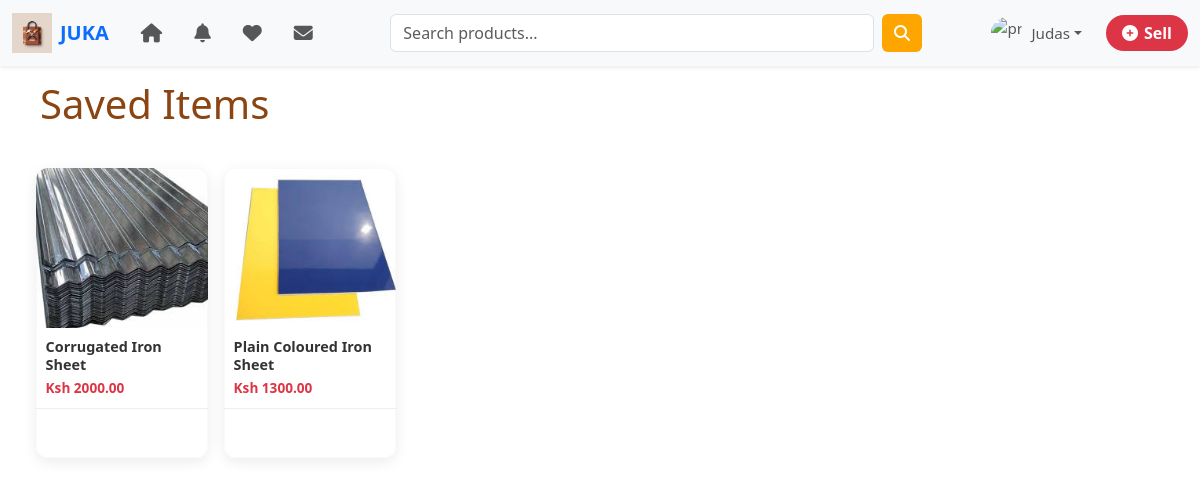
The app's page /saved-items/ (signed in) with its own data.
### accounts/models.py (models this page shows, shortened)
class CustomUser(AbstractUser):
    ROLE_CHOICES = (
        ('buyer', 'Buyer'),
        ('seller', 'Seller'),
    )
    role = models.CharField(max_length=10, choices=ROLE_CHOICES, default='buyer')
    phone_number = models.CharField(max_length=15, blank=True, null=True)
    @property
    def is_seller(self):
        return self.role == 'seller'

### customers/models.py (models this page shows, shortened)
class SavedItem(models.Model):
    user = models.ForeignKey(settings.AUTH_USER_MODEL, on_delete=models.CASCADE)
    advert = models.ForeignKey("sellers.Advert", on_delete=models.CASCADE)
    saved_at = models.DateTimeField(auto_now_add=True)
    class Meta:
        unique_together = ('user', 'advert')  # avoid duplicates

### sellers/models.py (models this page shows)
class Advert(models.Model):
    shop = models.ForeignKey(
        Shop,
        related_name='adverts',
        on_delete=models.CASCADE
    )
    seller = models.ForeignKey(settings.AUTH_USER_MODEL, on_delete=models.CASCADE)
    title = models.CharField(max_length=255)
    description = models.TextField(blank=True)
    category = models.ForeignKey("categories.Category", related_name="adverts", on_delete=models.CASCADE)
    price = models.DecimalField(max_digits=10, decimal_places=2)
    type = models.CharField(max_length=50, blank=True, null=True)
    size = models.CharField(max_length=50, blank=True, null=True)
    thickness = models.CharField(max_length=20, blank=True, null=True)
    color = models.CharField(max_length=50, blank=True, null=True)
    weight = models.CharField(max_length=50, blank=True, null=True)  # <-- new
    shape = models.CharField(max_length=50, blank=True, null=True)
    image = models.ImageField(upload_to="adverts/")
    created_at = models.DateTimeField(auto_now_add=True)
    attributes = models.TextField(blank=True, null=True)  # freeform attributes
    active = models.BooleanField(default=True)  # Active or Draft

### customers/views.py (the view)
# urls.py: path('saved-items/', views.saved_items, name='saved_items'),
@login_required
def saved_items(request):
    saved_items = SavedItem.objects.filter(user=request.user)
    return render(request, "saved_items.html", {"items": saved_items})

### JUKA/context_processors.py (called while the page is built)
def categories_processor(request):
    return {
        "categories": Category.objects.all()
    }

def saved_items(request):
    saved_ids = set()
    if request.user.is_authenticated:
        saved_ids = set(SavedItem.objects.filter(user=request.user).values_list("advert_id", flat=True))
    return {'user_saved_ids': saved_ids}

def unread_counts(request):
    if request.user.is_authenticated:
        unread_messages = Message.objects.filter(
            receiver=request.user,
            is_read=False
        ).count()
        unread_notifications = Notification.objects.filter(
            user=request.user,
            is_read=False
        ).count()
    else:
        unread_messages = 0
        unread_notifications = 0
    return {
        'unread_messages': unread_messages,
        'unread_notifications': unread_notifications,
    }

### templates/saved_items.html (shortened to what this page needs)
{% extends "base.html" %}
{% block content %}
<h1>Saved Items</h1>
<div class="row g-3">
    {% if items %}
    {% for saved in items %}
    {% with advert=saved.advert %}
    <div class="col-6 col-sm-4 col-md-3 col-lg-2">
        <a href="{% url 'product_detail' advert.id %}"
           class="text-decoration-none text-dark">
            <div class="card product-card h-100">
                <img src="{{ advert.image.url }}"
                     alt="{{ advert.title }}"
                     class="card-img-top">
                <div class="card-body">
                    <h5 class="card-title">{{ advert.title }}</h5>
                    <p class="card-price">Ksh {{ advert.price }}</p>
                </div>
                <div class="card-footer d-flex justify-content-between align-items-center">
                    {% if user.is_authenticated %}
                    <div class="d-flex gap-2">
                    </div>
                    {% else %}
                    <a href="{% url 'account_login' %}"
                       class="action-btn">
                        <i class="fas fa-envelope text-primary"></i>
                    </a>
                    {% endif %}
                </div>
            </div>
        </a>
    </div>
    {% endwith %}
    {% endfor %}
    {% else %}
    <p>You have no saved items yet.</p>
    {% endif %}
</div>
{% endblock %}

### templates/base.html (shortened to what this page needs)
{% load static %}
{% load socialaccount %}
<!doctype html>
<html lang="en">
<head>
    <link href="https://cdn.jsdelivr.net/npm/bootstrap@5.3.2/dist/css/bootstrap.min.css" rel="stylesheet">
    <link rel="stylesheet" href="{% static 'main.css' %}">
    <link href="https://cdnjs.cloudflare.com/ajax/libs/font-awesome/6.4.0/css/all.min.css" rel="stylesheet">
</head>
<body>
<nav class="navbar navbar-expand-lg navbar-light bg-light shadow-sm">
    <div class="container-fluid">
        <a class="navbar-brand fw-bold text-primary d-flex align-items-center" href="{% url 'home' %}">
            <img src="{% static 'logo.png' %}" alt="Logo" width="40" class="me-2"> JUKA
        </a>
        <div class="collapse navbar-collapse" id="navbarSupportedContent">
            <ul class="navbar-nav me-auto mb-2 mb-lg-0 d-flex align-items-center">
                <li class="nav-item mx-2">
                    <a class="nav-link" href="{% url 'home' %}" title="Home">
                    </a>
                </li>
                <li class="nav-item mx-2">
                    {% if user.is_authenticated %}
                    <a class="nav-link" href="{% url 'notifications' %}" title="Notifications">
                    </a>
                    {% endif %}
                </li>
                <li class="nav-item mx-2">
                    {% if user.is_authenticated %}
                    <a class="nav-link" href="{% url 'saved_items' %}" title="Saved Items">
                    </a>
                    {% endif %}
                </li>
                <li class="nav-item mx-2">
                    {% if user.is_authenticated %}
                    <a class="nav-link" href="{% url 'inbox' %}" title="Messages">
                    </a>
                    {% endif %}
                </li>
            </ul>
            <form class="d-flex mx-auto w-50" method="get" action="{% url 'search' %}">
                <input class="form-control me-2" type="search" placeholder="Search products..." aria-label="Search">
                <button class="btn btn-primary" type="submit">
                    <i class="fas fa-search"></i>
                </button>
            </form>
            <ul class="navbar-nav ms-auto d-flex align-items-center">
                <li class="nav-item dropdown d-flex align-items-center">
                    {% if user.is_authenticated %}
                    <a class="nav-link dropdown-toggle d-flex align-items-center" href="#" role="button"
                       data-bs-toggle="dropdown" aria-expanded="false">
                        <img src="https://cdn-icons-png.flaticon.com/512/149/149071.png"
                             class="rounded-circle me-2" width="32" height="32" alt="profile">
                        <span>{{ user.first_name }}</span>
                    </a>
                    {% else %}
                    <button class="btn btn-outline-primary" data-bs-toggle="modal" data-bs-target="#loginModal">
                        Login
                    </button>
                    {% endif %}
                </li>
                <li class="nav-item ms-3">
                    {% if user.is_authenticated %}
                    {% if user.sellerprofile %}
                    <a href="{% url 'create_advert' %}" class="btn btn-danger">
                        <i class="fas fa-plus-circle"></i> Sell
                    </a>
                    {% else %}
                    <a href="{% url 'setup_seller_profile' %}" class="btn btn-danger">
                        <i class="fas fa-plus-circle"></i> Sell
                    </a>
                    {% endif %}
                    {% else %}
                    <button class="btn btn-danger" data-bs-toggle="modal" data-bs-target="#loginModal">
                        <i class="fas fa-plus-circle"></i> Sell
                    </button>
                    {% endif %}
                </li>
            </ul>
        </div>
    </div>
</nav>
<div class="{% if show_sidebar %}layout-with-sidebar{% else %}layout-fullwidth{% endif %}">
    <div class="main-content container">
        <div class="row">
            {% block content %}{% endblock %}
        </div>
    </div>
</div>
</body>
</html>

### static/main.css (style rules this page uses)
body { padding-top: 70px; width: 100%; max-width: 100%; font-family: 'Segoe UI', Arial, sans-serif; overflow-x: hidden; }
:root { --orange: #FFA500; --yellow: #FFD700; --brown: #8B4513; --white: #ffffff; }
body { background-color: var(--white); color: var(--brown); }
.btn-primary { background-color: var(--orange); border: none; }
.navbar { position: fixed; top: 0; left: 0; width: 100%; z-index: 1050; }
.navbar { font-size: 0.95rem; }
.navbar .nav-link { display: flex; align-items: center; gap: 0; }
form input { border-radius: 50px; }
form button { border-radius: 50px; }
.navbar .btn-danger { background-color: #dc3545; border: none; font-weight: bold; border-radius: 30px; padding: 6px 16px; display: flex; align-items: center; gap: 6px; transition: background-color 0.3s ease; }
.layout-fullwidth .main-content { width: 100%; padding: 10px; }
.product-card { border: none; border-radius: 12px; background-color: #ffffff; box-shadow: 0 4px 14px rgba(0, 0, 0, 0.08); transition: transform 0.25s ease, box-shadow 0.25s ease; overflow: hidden; }
.product-card img { width: 100%; height: 160px; object-fit: cover; background-color: #f6f6f6; }
.product-card .card-body { padding: 0.6rem; }
.product-card .card-title { font-size: 0.9rem; font-weight: 600; color: #333; margin-bottom: 0.2rem; line-height: 1.3; }
.product-card .card-price { font-size: 0.85rem; font-weight: bold; color: #dc3545; margin: 0; }
.product-card .card-footer { background-color: #fff; border-top: 1px solid #eee; padding: 0.45rem 0.5rem; position: relative; overflow: hidden; }
.product-card::after { content: ""; position: absolute; inset: 0; border-radius: 12px; pointer-events: none; box-shadow: inset 0 0 0 1px rgba(0,0,0,0.02); }

### records on screen
CustomUser: first_name "Judas"
SavedItem: advert.image (picture), advert "Corrugated Iron Sheet", advert.price "2000.00"
SavedItem: advert.image (picture), advert "Plain Coloured Iron Sheet", advert.price "1300.00"
